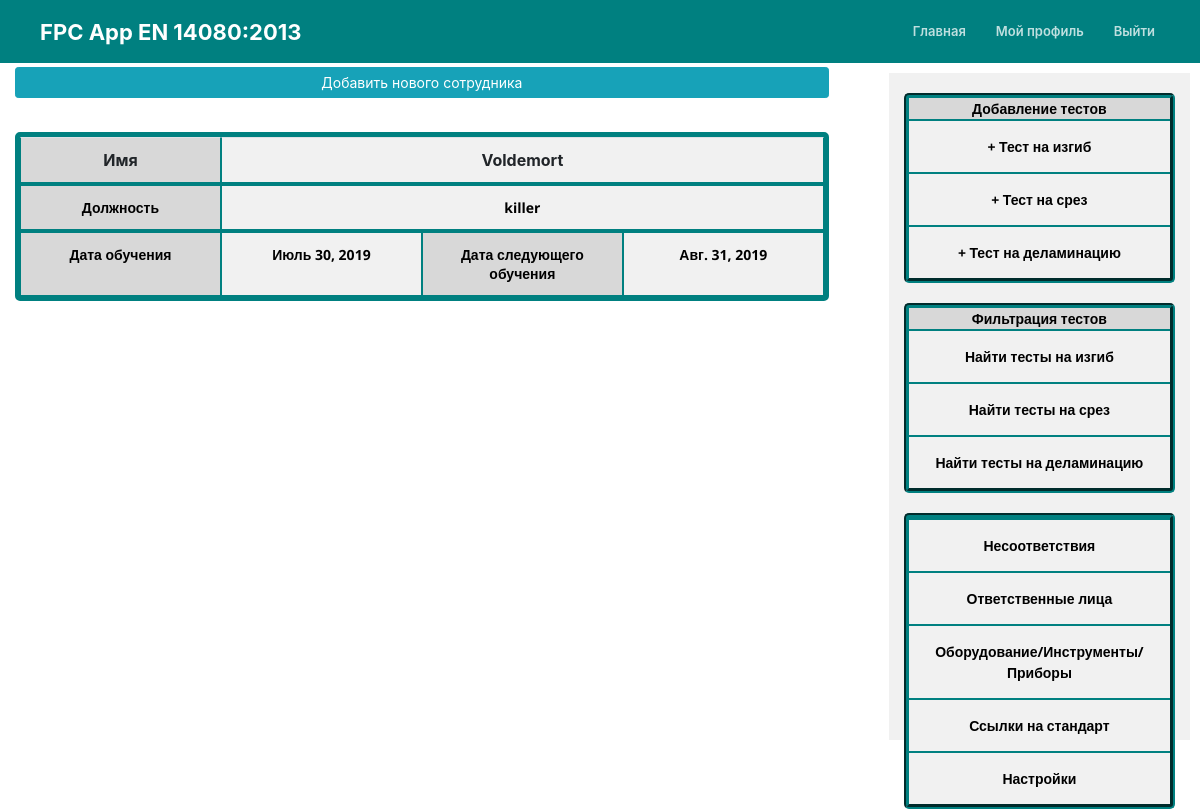
/persons/ (signed in), run on an earlier commit of the app's database.
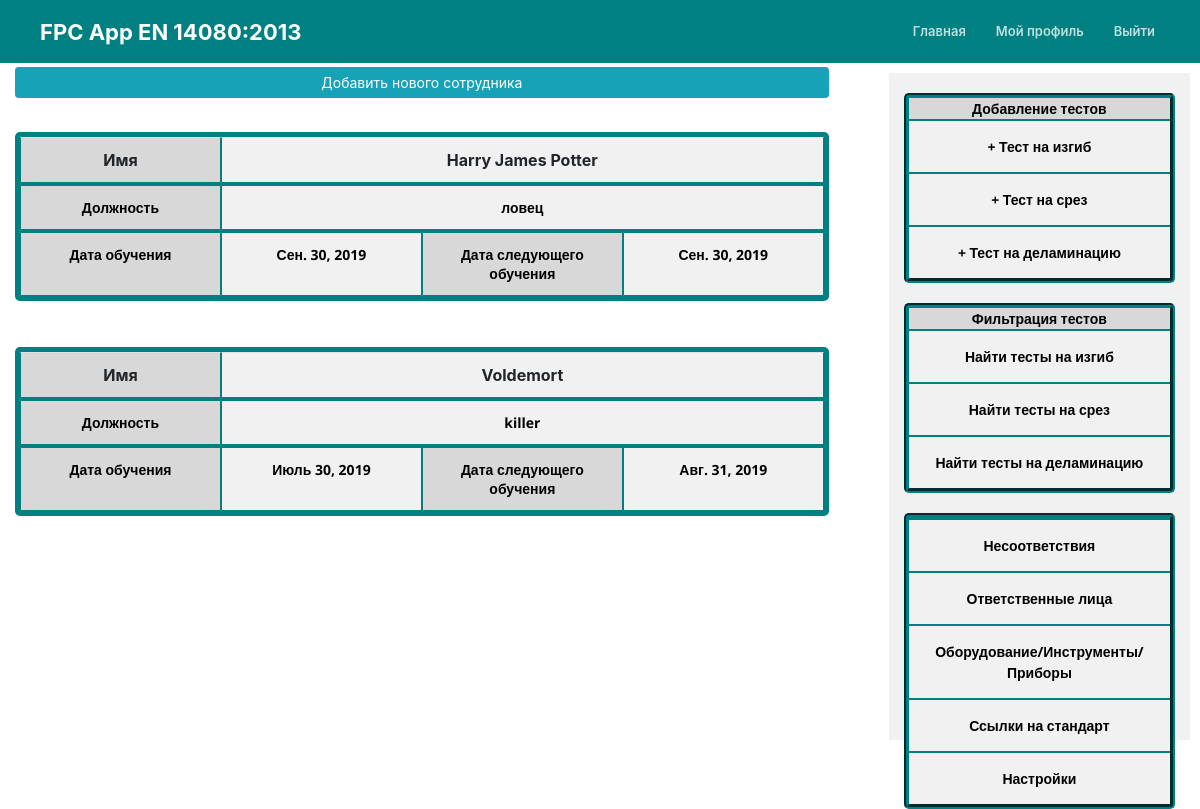
And on a later commit of the database.
### mainApp/models.py (models this page shows, shortened)
class Person(models.Model):
	name = models.CharField(max_length=100)
	position = models.CharField(max_length=100)
	training_date = models.DateField()
	next_training_date = models.DateField()
	comment = models.TextField(blank=True)
	author = models.ForeignKey(User, blank=True, null=True, on_delete=models.CASCADE)

### mainApp/views.py (the view)
# urls.py: path('persons/', today_views.PersonsView, name='persons'),
@login_required
def PersonsView(request):
	user = get_object_or_404(User, username=request.user.username)
	persons = Person.objects.filter(author=user).order_by('name')
	return render(request, 'mainApp/persons.html', {'persons': persons,})

### mainApp/templates/mainApp/persons.html
{% extends "mainApp/today.html" %}
{% load crispy_forms_tags %}
{% load bootstrap4 %}
{% block content %}
<a class="btn btn-info btn-sm mt-1 mb-1" href="{% url 'person-create' %}">Добавить нового сотрудника</a>
{% if persons %}
{% for person in persons %}
<table class="table" onClick='location.href="{% url "person-detail" person.id %}"'>
     <tr class="table_row">
        <th class="table_cell dark_cell">Имя</th>
        <th colspan="3" class="table_cell">{{ person.name }}</th>
    </tr>
    <tr class="table_row">
        <th class="table_cell" id="cell3">Должность</th>
        <th colspan="3" class="table_cell" id="cell4">{{ person.position }}</th>
     </tr>
     <tr class="table_row">
         <th class="table_cell" id="cell3">Дата обучения</th>
         <th class="table_cell" id="cell4">{{ person.training_date }}</th>
         <th class="table_cell" id="cell3">Дата следующего обучения</th>
         <th class="table_cell" id="cell4">{{ person.next_training_date }}</th>
     </tr>
</table>
{% endfor %}
{% else %}
    Ни одного сотрудника не добавлено
{% endif %}
{% endblock content %}

What changed in the data, as far as the page shows it:
added Person: name "Harry James Potter", position "ловец", training_date "Сен. 30, 2019", next_training_date "Сен. 30, 2019"
